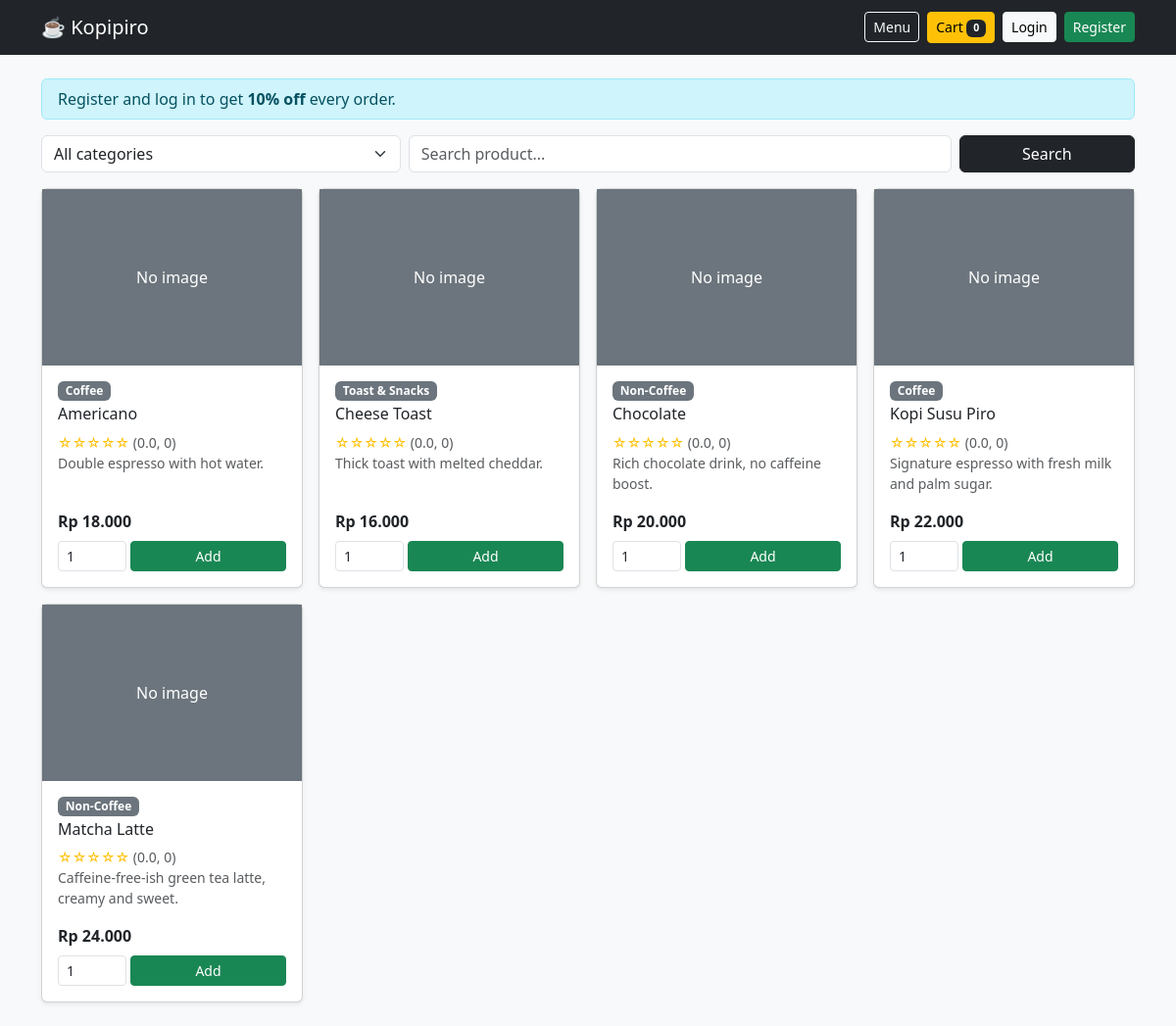
The page / on the database its author committed.
### tables this page shows
CREATE TABLE products (
  id INT AUTO_INCREMENT PRIMARY KEY,
  category_id INT NOT NULL,
  name VARCHAR(100) NOT NULL,
  description TEXT,
  price INT NOT NULL,
  image VARCHAR(255) DEFAULT NULL,
  created_at TIMESTAMP DEFAULT CURRENT_TIMESTAMP,
  FOREIGN KEY (category_id) REFERENCES categories(id)
);

CREATE TABLE categories (
  id INT AUTO_INCREMENT PRIMARY KEY,
  name VARCHAR(50) NOT NULL
);

### auth.php (called while the page is built, shortened)
<?php
function is_logged_in() { return isset($_SESSION['user_id']); }
function current_role() { return $_SESSION['role'] ?? 'guest'; }
function is_owner() { return current_role() === 'owner'; }
function is_cashier() { return current_role() === 'cashier'; }
function is_customer() { return current_role() === 'customer'; }
function price_for($price)
{
    return is_customer() ? (int) round($price * (1 - DISCOUNT_RATE)) : (int) $price;
}
function rupiah($n) { return 'Rp ' . number_format($n, 0, ',', '.'); }
function stars($avg)
{
    $r = (int) round($avg);
    return str_repeat('★', $r) . str_repeat('☆', 5 - $r);
}
function cart_count() { return array_sum($_SESSION['cart'] ?? []); }

### index.php (the view, shortened to what this page needs)
<?php
include 'auth.php';
include 'config.php';
$cat = (int) ($_GET['cat'] ?? 0);
$q = trim($_GET['q'] ?? '');
$like = "%" . $q . "%";
$stmt = mysqli_prepare($conn, "SELECT p.*, c.name AS cat_name, COALESCE(AVG(r.rating), 0) AS avg_rating, COUNT(r.id) AS n_rating
    FROM products p
    JOIN categories c ON p.category_id = c.id
    LEFT JOIN reviews r ON r.product_id = p.id
    WHERE (? = 0 OR p.category_id = ?) AND p.name LIKE ?
    GROUP BY p.id ORDER BY p.name");
mysqli_stmt_bind_param($stmt, "iis", $cat, $cat, $like);
mysqli_stmt_execute($stmt);
$products = mysqli_stmt_get_result($stmt);
$can_order = !is_owner() && !is_cashier();
include 'header.php';
?>
<?php if (!is_logged_in()): ?>
    <div class="alert alert-info py-2">Register and log in to get <strong>10% off</strong> every order.</div>
<?php elseif (is_customer()): ?>
    <div class="alert alert-success py-2">Member discount of 10% is applied to all prices.</div>
<?php endif; ?>
<form class="row g-2 mb-3" method="GET">
    <div class="col-md-4">
        <select name="cat" class="form-select" onchange="this.form.submit()">
            <option value="0">All categories</option>
        </select>
    </div>
    <div class="col-md-6"><input type="text" name="q" class="form-control" placeholder="Search product..." value="<?= htmlspecialchars($q) ?>"></div>
    <div class="col-md-2 d-grid"><button class="btn btn-dark">Search</button></div>
</form>
<div class="row g-3">
    <?php while ($p = mysqli_fetch_assoc($products)): ?>
        <div class="col-md-4 col-lg-3">
            <div class="card h-100 shadow-sm">
                <?php if ($p['image']): ?>
                    <img src="uploads/<?= htmlspecialchars($p['image']) ?>" class="card-img-top" style="height:180px;object-fit:cover" alt="">
                <?php else: ?>
                    <div class="bg-secondary text-white d-flex align-items-center justify-content-center" style="height:180px">No image</div>
                <?php endif; ?>
                <div class="card-body d-flex flex-column">
                    <span class="badge bg-secondary align-self-start mb-1"><?= htmlspecialchars($p['cat_name']) ?></span>
                    <h6 class="card-title"><a class="text-decoration-none text-dark" href="product.php?id=<?= (int) $p['id'] ?>"><?= htmlspecialchars($p['name']) ?></a></h6>
                    <div class="text-warning small"><?= stars($p['avg_rating']) ?>
                        <span class="text-muted">(<?= number_format($p['avg_rating'], 1) ?>, <?= (int) $p['n_rating'] ?>)</span></div>
                    <p class="small text-muted flex-grow-1"><?= htmlspecialchars(mb_strimwidth($p['description'] ?? '', 0, 70, '...')) ?></p>
                    <div class="mb-2">
                        <strong><?= rupiah(price_for($p['price'])) ?></strong>
                    </div>
                    <?php if ($can_order): ?>
                        <form method="POST" action="cart.php" class="d-flex gap-1">
                            <input type="number" name="qty" value="1" min="1" max="99" class="form-control form-control-sm" style="width:70px">
                            <button class="btn btn-success btn-sm flex-grow-1">Add</button>
                        </form>
                    <?php endif; ?>
                </div>
            </div>
        </div>
    <?php endwhile; ?>
</div>
<?php include 'footer.php'; ?>

### header.php (shortened to what this page needs)
<?php include_once 'auth.php'; ?>
<!DOCTYPE html>
<html lang="en">
<head>
    <link href="https://cdn.jsdelivr.net/npm/bootstrap@5.3.0/dist/css/bootstrap.min.css" rel="stylesheet">
</head>
<body class="bg-light">
<?php include 'navbar.php'; ?>
<div class="container my-4">

### navbar.php (shortened to what this page needs)
<nav class="navbar navbar-expand navbar-dark bg-dark">
    <div class="container">
        <a class="navbar-brand" href="index.php">☕ Kopipiro</a>
        <div class="d-flex align-items-center gap-2">
            <a href="index.php" class="btn btn-outline-light btn-sm">Menu</a>
            <?php if (is_owner()): ?>
                <a href="products_manage.php" class="btn btn-outline-light btn-sm">Products</a>
                <a href="orders.php" class="btn btn-outline-light btn-sm">Orders &amp; Sales</a>
                <a href="users.php" class="btn btn-outline-light btn-sm">Users</a>
            <?php elseif (is_cashier()): ?>
                <a href="orders.php" class="btn btn-outline-light btn-sm">My Orders</a>
            <?php else: ?>
                <a href="cart.php" class="btn btn-warning btn-sm">Cart
                    <span class="badge bg-dark"><?= cart_count() ?></span></a>
            <?php endif; ?>
            <?php if (is_logged_in()): ?>
                <span class="text-white small"><?= htmlspecialchars($_SESSION['username']) ?>
                    <span class="badge bg-secondary"><?= htmlspecialchars($_SESSION['role']) ?></span></span>
                <a href="logout.php" class="btn btn-danger btn-sm">Logout</a>
            <?php else: ?>
                <a href="login.php" class="btn btn-light btn-sm">Login</a>
                <a href="register.php" class="btn btn-success btn-sm">Register</a>
            <?php endif; ?>
        </div>
    </div>
</nav>

### footer.php (shortened to what this page needs)
</div>
</body>
</html>

### rows shown on the page
products: shows "No image", category.name "Coffee", name "Americano", avg_rating "☆☆☆☆☆", avg_rating "0.0", n_rating "0", description "Double espresso with hot water.", price "Rp 18.000"
products: shows "No image", category.name "Toast & Snacks", name "Cheese Toast", avg_rating "☆☆☆☆☆", avg_rating "0.0", n_rating "0", description "Thick toast with melted cheddar.", price "Rp 16.000"
products: shows "No image", category.name "Non-Coffee", name "Chocolate", avg_rating "☆☆☆☆☆", avg_rating "0.0", n_rating "0", description "Rich chocolate drink, no caffeine boost.", price "Rp 20.000"
products: shows "No image", category.name "Coffee", name "Kopi Susu Piro", avg_rating "☆☆☆☆☆", avg_rating "0.0", n_rating "0", description "Signature espresso with fresh milk and palm sugar.", price "Rp 22.000"
products: shows "No image", category.name "Non-Coffee", name "Matcha Latte", avg_rating "☆☆☆☆☆", avg_rating "0.0", n_rating "0", description "Caffeine-free-ish green tea latte, creamy and sweet.", price "Rp 24.000"

### other values the page prints
cart_count() "0"
